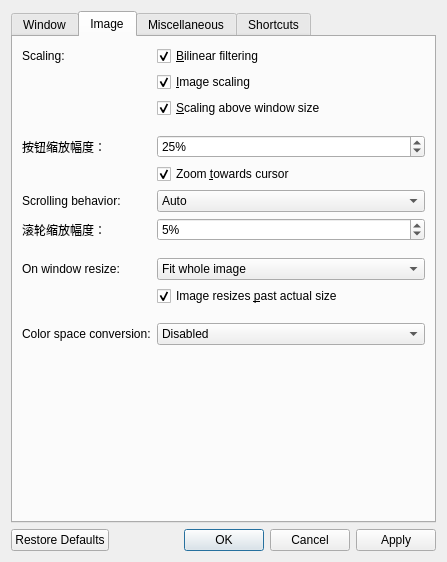
<?xml version="1.0" encoding="UTF-8"?>
<ui version="4.0">
 <class>QVOptionsDialog</class>
 <widget class="QDialog" name="QVOptionsDialog">
  <property name="windowModality">
   <enum>Qt::WindowModality::NonModal</enum>
  </property>
  <property name="geometry">
   <rect>
    <x>0</x>
    <y>0</y>
    <width>447</width>
    <height>562</height>
   </rect>
  </property>
  <property name="windowTitle">
   <string>Settings</string>
  </property>
  <layout class="QVBoxLayout" name="verticalLayout">
   <item>
    <widget class="QTabWidget" name="tabWidget">
     <property name="focusPolicy">
      <enum>Qt::FocusPolicy::NoFocus</enum>
     </property>
     <property name="currentIndex">
      <number>1</number>
     </property>
     <widget class="QWidget" name="window">
      <property name="layoutDirection">
       <enum>Qt::LayoutDirection::LeftToRight</enum>
      </property>
      <attribute name="title">
       <string>Window</string>
      </attribute>
      <layout class="QFormLayout" name="formLayout">
       <item row="0" column="0">
        <widget class="QCheckBox" name="bgColorCheckbox">
         <property name="text">
          <string>Back&amp;ground color:</string>
         </property>
         <property name="checked">
          <bool>true</bool>
         </property>
        </widget>
       </item>
       <item row="0" column="1">
        <widget class="QPushButton" name="bgColorButton">
         <property name="focusPolicy">
          <enum>Qt::FocusPolicy::NoFocus</enum>
         </property>
        </widget>
       </item>
       <item row="1" column="0">
        <widget class="QLabel" name="label">
         <property name="toolTip">
          <string>Changes the amount of information displayed in the titlebar</string>
         </property>
         <property name="text">
          <string>Titlebar text:</string>
         </property>
        </widget>
       </item>
       <item row="1" column="1">
        <widget class="QRadioButton" name="titlebarRadioButton0">
         <property name="text">
          <string>&amp;Basic</string>
         </property>
        </widget>
       </item>
       <item row="2" column="1">
        <widget class="QRadioButton" name="titlebarRadioButton1">
         <property name="text">
          <string>&amp;Minimal</string>
         </property>
         <property name="checked">
          <bool>true</bool>
         </property>
        </widget>
       </item>
       <item row="3" column="1">
        <widget class="QRadioButton" name="titlebarRadioButton2">
         <property name="text">
          <string>&amp;Practical</string>
         </property>
        </widget>
       </item>
       <item row="4" column="1">
        <widget class="QRadioButton" name="titlebarRadioButton3">
         <property name="text">
          <string>&amp;Verbose</string>
         </property>
        </widget>
       </item>
       <item row="5" column="1">
        <spacer name="horizontalSpacer_4">
         <property name="orientation">
          <enum>Qt::Orientation::Horizontal</enum>
         </property>
         <property name="sizeHint" stdset="0">
          <size>
           <width>40</width>
           <height>5</height>
          </size>
         </property>
        </spacer>
       </item>
       <item row="6" column="1">
        <widget class="QComboBox" name="windowResizeComboBox">
         <property name="toolTip">
          <string>Control when the window should resize to fit the image's actual size</string>
         </property>
         <property name="currentIndex">
          <number>0</number>
         </property>
         <item>
          <property name="text">
           <string>Never</string>
          </property>
         </item>
         <item>
          <property name="text">
           <string>When launching</string>
          </property>
         </item>
         <item>
          <property name="text">
           <string>When opening images</string>
          </property>
         </item>
        </widget>
       </item>
       <item row="6" column="0">
        <widget class="QLabel" name="label_6">
         <property name="toolTip">
          <string>Control when the window should resize to fit the image's actual size</string>
         </property>
         <property name="text">
          <string>Window matches image size:</string>
         </property>
        </widget>
       </item>
       <item row="7" column="1">
        <widget class="QSpinBox" name="minWindowResizeSpinBox">
         <property name="toolTip">
          <string>Control the minimum size that the window should reach when matching the image's actual size</string>
         </property>
         <property name="suffix">
          <string>% of screen size</string>
         </property>
         <property name="minimum">
          <number>0</number>
         </property>
         <property name="maximum">
          <number>100</number>
         </property>
         <property name="singleStep">
          <number>5</number>
         </property>
         <property name="value">
          <number>20</number>
         </property>
        </widget>
       </item>
       <item row="7" column="0">
        <widget class="QLabel" name="minWindowResizeLabel">
         <property name="text">
          <string>Minimum size:</string>
         </property>
        </widget>
       </item>
       <item row="8" column="1">
        <widget class="QSpinBox" name="maxWindowResizeSpinBox">
         <property name="toolTip">
          <string>Control the maximum size that the window should reach when matching the image's actual size</string>
         </property>
         <property name="suffix">
          <string>% of screen size</string>
         </property>
         <property name="minimum">
          <number>0</number>
         </property>
         <property name="maximum">
          <number>100</number>
         </property>
         <property name="singleStep">
          <number>5</number>
         </property>
         <property name="value">
          <number>70</number>
         </property>
        </widget>
       </item>
       <item row="8" column="0">
        <widget class="QLabel" name="maxWindowResizeLabel">
         <property name="toolTip">
          <string>Control the maximum size that the window should reach when matching the image's actual size</string>
         </property>
         <property name="text">
          <string>Maximum size:</string>
         </property>
        </widget>
       </item>
       <item row="9" column="1">
        <spacer name="horizontalSpacer_3">
         <property name="orientation">
          <enum>Qt::Orientation::Horizontal</enum>
         </property>
         <property name="sizeHint" stdset="0">
          <size>
           <width>40</width>
           <height>5</height>
          </size>
         </property>
        </spacer>
       </item>
       <item row="10" column="1">
        <widget class="QCheckBox" name="menubarCheckbox">
         <property name="text">
          <string>Show menubar</string>
         </property>
        </widget>
       </item>
       <item row="11" column="1">
        <widget class="QCheckBox" name="detailsInFullscreen">
         <property name="toolTip">
          <string>Choose whether or not to display the titlebar text while in fullscreen</string>
         </property>
         <property name="text">
          <string>Show titlebar text in fullscreen</string>
         </property>
        </widget>
       </item>
       <item row="12" column="1">
        <widget class="QCheckBox" name="darkTitlebarCheckbox">
         <property name="toolTip">
          <string>Choose whether or not the titlebar should always be dark regardless of your chosen macOS appearance</string>
         </property>
         <property name="text">
          <string>&amp;Titlebar always dark</string>
         </property>
         <property name="checked">
          <bool>true</bool>
         </property>
        </widget>
       </item>
       <item row="13" column="1">
        <widget class="QCheckBox" name="quitOnLastWindowCheckbox">
         <property name="text">
          <string>&amp;Quit on last window closed</string>
         </property>
        </widget>
       </item>
      </layout>
     </widget>
     <widget class="QWidget" name="image">
      <attribute name="title">
       <string>Image</string>
      </attribute>
      <layout class="QFormLayout" name="formLayout_4">
       <item row="0" column="0">
        <widget class="QLabel" name="label_2">
         <property name="text">
          <string>Scaling:</string>
         </property>
        </widget>
       </item>
       <item row="0" column="1">
        <widget class="QCheckBox" name="filteringCheckbox">
         <property name="toolTip">
          <string>Turn this off to see individual pixels</string>
         </property>
         <property name="text">
          <string>&amp;Bilinear filtering</string>
         </property>
         <property name="checked">
          <bool>true</bool>
         </property>
        </widget>
       </item>
       <item row="1" column="1">
        <widget class="QCheckBox" name="scalingCheckbox">
         <property name="toolTip">
          <string>Images appear aliased (having jagged edges) without this, but it is faster</string>
         </property>
         <property name="text">
          <string>&amp;Image scaling</string>
         </property>
         <property name="checked">
          <bool>true</bool>
         </property>
        </widget>
       </item>
       <item row="2" column="1">
        <widget class="QCheckBox" name="scalingTwoCheckbox">
         <property name="toolTip">
          <string>Choose whether or not the image continues to be scaled when zooming above the window size (can be laggier with large images)</string>
         </property>
         <property name="text">
          <string>&amp;Scaling above window size</string>
         </property>
         <property name="checked">
          <bool>true</bool>
         </property>
        </widget>
       </item>
       <item row="3" column="1">
        <spacer name="horizontalSpacer_2">
         <property name="orientation">
          <enum>Qt::Orientation::Horizontal</enum>
         </property>
         <property name="sizeHint" stdset="0">
          <size>
           <width>40</width>
           <height>5</height>
          </size>
         </property>
        </spacer>
       </item>
       <item row="4" column="0">
        <widget class="QLabel" name="label_3">
         <property name="toolTip">
          <string>工具栏和键盘每次缩放的幅度</string>
         </property>
         <property name="text">
          <string>按钮缩放幅度：</string>
         </property>
        </widget>
       </item>
       <item row="4" column="1">
        <widget class="QSpinBox" name="scaleFactorSpinBox">
         <property name="toolTip">
          <string>工具栏和键盘每次缩放的幅度</string>
         </property>
         <property name="suffix">
          <string notr="true">%</string>
         </property>
         <property name="minimum">
          <number>1</number>
         </property>
         <property name="maximum">
          <number>200</number>
         </property>
         <property name="singleStep">
          <number>5</number>
         </property>
         <property name="value">
          <number>25</number>
         </property>
        </widget>
       </item>
       <item row="5" column="1">
        <widget class="QCheckBox" name="cursorZoomCheckbox">
         <property name="toolTip">
          <string>Choose whether or not zooming in and out above 100% zoom will zoom towards the cursor</string>
         </property>
         <property name="text">
          <string>Zoom &amp;towards cursor</string>
         </property>
         <property name="checked">
          <bool>true</bool>
         </property>
        </widget>
       </item>
       <item row="6" column="1">
        <widget class="QComboBox" name="scrollZoomsComboBox">
         <property name="currentText">
          <string>Auto</string>
         </property>
         <property name="currentIndex">
          <number>1</number>
         </property>
         <item>
          <property name="text">
           <string>Zoom</string>
          </property>
         </item>
         <item>
          <property name="text">
           <string>Auto</string>
          </property>
         </item>
         <item>
          <property name="text">
           <string>Scroll</string>
          </property>
         </item>
        </widget>
       </item>
       <item row="6" column="0">
        <widget class="QLabel" name="label_9">
         <property name="toolTip">
          <string>When enabled, the scrolling action zooms the image</string>
         </property>
         <property name="text">
          <string>Scrolling behavior:</string>
         </property>
        </widget>
       </item>
       <item row="9" column="1">
        <widget class="QComboBox" name="cropModeComboBox">
         <property name="sizePolicy">
          <sizepolicy hsizetype="Preferred" vsizetype="Preferred">
           <horstretch>0</horstretch>
           <verstretch>0</verstretch>
          </sizepolicy>
         </property>
         <property name="toolTip">
          <string>Ignores select sides of an image when fitting to window (some sides will extend beyond the window boundaries)</string>
         </property>
         <item>
          <property name="text">
           <string>Fit whole image</string>
          </property>
         </item>
         <item>
          <property name="text">
           <string>Fit height</string>
          </property>
         </item>
         <item>
          <property name="text">
           <string>Fit width</string>
          </property>
         </item>
        </widget>
       </item>
       <item row="9" column="0">
        <widget class="QLabel" name="cropModeLabel">
         <property name="toolTip">
          <string>Ignores select sides of an image when fitting to window (some sides will extend beyond the window boundaries)</string>
         </property>
         <property name="text">
          <string>On window resize:</string>
         </property>
        </widget>
       </item>
       <item row="10" column="1">
        <widget class="QCheckBox" name="pastActualSizeCheckbox">
         <property name="toolTip">
          <string>Stop the image from going past its actual size when resizing the window - you can still zoom past it though</string>
         </property>
         <property name="text">
          <string>Image resizes &amp;past actual size</string>
         </property>
         <property name="checked">
          <bool>true</bool>
         </property>
        </widget>
       </item>
       <item row="11" column="1">
        <spacer name="horizontalSpacer_9">
         <property name="orientation">
          <enum>Qt::Orientation::Horizontal</enum>
         </property>
         <property name="sizeHint" stdset="0">
          <size>
           <width>40</width>
           <height>5</height>
          </size>
         </property>
        </spacer>
       </item>
       <item row="12" column="1">
        <widget class="QComboBox" name="colorSpaceConversionComboBox">
         <property name="sizePolicy">
          <sizepolicy hsizetype="Preferred" vsizetype="Preferred">
           <horstretch>0</horstretch>
           <verstretch>0</verstretch>
          </sizepolicy>
         </property>
         <item>
          <property name="text">
           <string>Disabled</string>
          </property>
         </item>
         <item>
          <property name="text">
           <string>Auto-detect</string>
          </property>
         </item>
         <item>
          <property name="text">
           <string>sRGB</string>
          </property>
         </item>
         <item>
          <property name="text">
           <string>Display P3</string>
          </property>
         </item>
        </widget>
       </item>
       <item row="12" column="0">
        <widget class="QLabel" name="colorSpaceConversionLabel">
         <property name="text">
          <string>Color space conversion:</string>
         </property>
        </widget>
       </item>
       <item row="7" column="0">
        <widget class="QLabel" name="wheelZoomPercentLabel">
         <property name="text">
          <string>滚轮缩放幅度：</string>
         </property>
        </widget>
       </item>
       <item row="7" column="1">
        <widget class="QSpinBox" name="wheelZoomPercentSpinBox">
         <property name="toolTip">
          <string>每格滚轮的缩放比例，小幅滚动会按比例缩放</string>
         </property>
         <property name="suffix">
          <string notr="true">%</string>
         </property>
         <property name="minimum">
          <number>1</number>
         </property>
         <property name="maximum">
          <number>50</number>
         </property>
         <property name="value">
          <number>5</number>
         </property>
        </widget>
       </item>
       <item row="8" column="1">
        <spacer name="horizontalSpacer">
         <property name="orientation">
          <enum>Qt::Orientation::Horizontal</enum>
         </property>
         <property name="sizeHint" stdset="0">
          <size>
           <width>40</width>
           <height>5</height>
          </size>
         </property>
        </spacer>
       </item>
      </layout>
     </widget>
     <widget class="QWidget" name="misc">
      <attribute name="title">
       <string>Miscellaneous</string>
      </attribute>
      <layout class="QFormLayout" name="formLayout_3">
       <item row="0" column="0">
        <widget class="QLabel" name="langComboLabel">
         <property name="text">
          <string>Language:</string>
         </property>
        </widget>
       </item>
       <item row="0" column="1">
        <widget class="QComboBox" name="langComboBox"/>
       </item>
       <item row="1" column="0">
        <widget class="QLabel" name="label_8">
         <property name="text">
          <string>Sort files by:</string>
         </property>
        </widget>
       </item>
       <item row="1" column="1">
        <widget class="QComboBox" name="sortComboBox">
         <item>
          <property name="text">
           <string>Name</string>
          </property>
         </item>
         <item>
          <property name="text">
           <string>Date Modified</string>
          </property>
         </item>
         <item>
          <property name="text">
           <string>Date Created</string>
          </property>
         </item>
         <item>
          <property name="text">
           <string>Size</string>
          </property>
         </item>
         <item>
          <property name="text">
           <string>Type</string>
          </property>
         </item>
         <item>
          <property name="text">
           <string>Random</string>
          </property>
         </item>
        </widget>
       </item>
       <item row="2" column="1">
        <widget class="QRadioButton" name="descendingRadioButton0">
         <property name="text">
          <string>A&amp;scending</string>
         </property>
         <property name="checked">
          <bool>true</bool>
         </property>
        </widget>
       </item>
       <item row="3" column="1">
        <widget class="QRadioButton" name="descendingRadioButton1">
         <property name="text">
          <string>D&amp;escending</string>
         </property>
        </widget>
       </item>
       <item row="4" column="1">
        <spacer name="horizontalSpacer_6">
         <property name="orientation">
          <enum>Qt::Orientation::Horizontal</enum>
         </property>
         <property name="sizeHint" stdset="0">
          <size>
           <width>40</width>
           <height>5</height>
          </size>
         </property>
        </spacer>
       </item>
       <item row="5" column="0">
        <widget class="QLabel" name="label_7">
         <property name="toolTip">
          <string>Controls the amount of images preloaded</string>
         </property>
         <property name="text">
          <string>Preloading:</string>
         </property>
        </widget>
       </item>
       <item row="5" column="1">
        <widget class="QComboBox" name="preloadingComboBox">
         <property name="toolTip">
          <string>Controls the amount of images preloaded</string>
         </property>
         <property name="currentIndex">
          <number>0</number>
         </property>
         <item>
          <property name="text">
           <string>Disabled</string>
          </property>
         </item>
         <item>
          <property name="text">
           <string>Adjacent</string>
          </property>
         </item>
         <item>
          <property name="text">
           <string>Extended</string>
          </property>
         </item>
        </widget>
       </item>
       <item row="6" column="1">
        <widget class="QCheckBox" name="loopFoldersCheckbox">
         <property name="toolTip">
          <string>Controls whether or not qView should go back to the first item after reaching the end of a folder</string>
         </property>
         <property name="text">
          <string>&amp;Loop through folders</string>
         </property>
         <property name="checked">
          <bool>true</bool>
         </property>
        </widget>
       </item>
       <item row="7" column="1">
        <spacer name="horizontalSpacer_5">
         <property name="orientation">
          <enum>Qt::Orientation::Horizontal</enum>
         </property>
         <property name="sizeHint" stdset="0">
          <size>
           <width>40</width>
           <height>5</height>
          </size>
         </property>
        </spacer>
       </item>
       <item row="8" column="0">
        <widget class="QLabel" name="label_4">
         <property name="text">
          <string>Slideshow direction:</string>
         </property>
        </widget>
       </item>
       <item row="8" column="1">
        <widget class="QComboBox" name="slideshowDirectionComboBox">
         <item>
          <property name="text">
           <string>Forward</string>
          </property>
         </item>
         <item>
          <property name="text">
           <string>Backward</string>
          </property>
         </item>
        </widget>
       </item>
       <item row="9" column="0">
        <widget class="QLabel" name="label_5">
         <property name="text">
          <string>Slideshow timer:</string>
         </property>
        </widget>
       </item>
       <item row="9" column="1">
        <widget class="QDoubleSpinBox" name="slideshowTimerSpinBox">
         <property name="suffix">
          <string> sec</string>
         </property>
         <property name="decimals">
          <number>1</number>
         </property>
         <property name="minimum">
          <double>0.100000000000000</double>
         </property>
         <property name="maximum">
          <double>999.899999999999977</double>
         </property>
         <property name="singleStep">
          <double>0.100000000000000</double>
         </property>
        </widget>
       </item>
       <item row="10" column="1">
        <spacer name="horizontalSpacer_7">
         <property name="orientation">
          <enum>Qt::Orientation::Horizontal</enum>
         </property>
         <property name="sizeHint" stdset="0">
          <size>
           <width>40</width>
           <height>5</height>
          </size>
         </property>
        </spacer>
       </item>
       <item row="14" column="1">
        <widget class="QCheckBox" name="mimeContentDetectionCheckbox">
         <property name="toolTip">
          <string>Detect supported files in folder even if extension isn't recognized (may be slow with larger/network folders)</string>
         </property>
         <property name="text">
          <string>Allow &amp;MIME content detection</string>
         </property>
        </widget>
       </item>
       <item row="15" column="1">
        <widget class="QCheckBox" name="saveRecentsCheckbox">
         <property name="text">
          <string>Save &amp;recent files</string>
         </property>
        </widget>
       </item>
       <item row="16" column="1">
        <widget class="QCheckBox" name="updateCheckbox">
         <property name="text">
          <string extracomment="The notifications are for new qView releases">&amp;Update notifications on startup</string>
         </property>
        </widget>
       </item>
       <item row="17" column="1">
        <widget class="QCheckBox" name="skipHiddenCheckbox">
         <property name="toolTip">
          <string>Skip hidden files when browsing to the next/previous file</string>
         </property>
         <property name="text">
          <string extracomment="Don't view files with 'hidden' attribute">Skip hidden files</string>
         </property>
        </widget>
       </item>
       <item row="11" column="1">
        <widget class="QComboBox" name="afterDeletionComboBox">
         <property name="currentIndex">
          <number>1</number>
         </property>
         <item>
          <property name="text">
           <string>Move Back</string>
          </property>
         </item>
         <item>
          <property name="text">
           <string>Do Nothing</string>
          </property>
         </item>
         <item>
          <property name="text">
           <string>Move Forward</string>
          </property>
         </item>
        </widget>
       </item>
       <item row="11" column="0">
        <widget class="QLabel" name="label_10">
         <property name="text">
          <string>After deletion:</string>
         </property>
        </widget>
       </item>
       <item row="12" column="1">
        <widget class="QCheckBox" name="askDeleteCheckbox">
         <property name="text">
          <string>&amp;Ask before deleting files</string>
         </property>
        </widget>
       </item>
       <item row="13" column="1">
        <spacer name="horizontalSpacer_8">
         <property name="orientation">
          <enum>Qt::Orientation::Horizontal</enum>
         </property>
         <property name="sizeHint" stdset="0">
          <size>
           <width>40</width>
           <height>5</height>
          </size>
         </property>
        </spacer>
       </item>
      </layout>
     </widget>
     <widget class="QWidget" name="shortcuts">
      <attribute name="title">
       <string>Shortcuts</string>
      </attribute>
      <layout class="QVBoxLayout" name="verticalLayout_2">
       <item>
        <widget class="QTableWidget" name="shortcutsTable">
         <property name="editTriggers">
          <set>QAbstractItemView::EditTrigger::NoEditTriggers</set>
         </property>
         <property name="alternatingRowColors">
          <bool>true</bool>
         </property>
         <property name="selectionMode">
          <enum>QAbstractItemView::SelectionMode::SingleSelection</enum>
         </property>
         <property name="selectionBehavior">
          <enum>QAbstractItemView::SelectionBehavior::SelectRows</enum>
         </property>
         <property name="showGrid">
          <bool>false</bool>
         </property>
         <property name="rowCount">
          <number>0</number>
         </property>
         <property name="columnCount">
          <number>2</number>
         </property>
         <attribute name="horizontalHeaderCascadingSectionResizes">
          <bool>true</bool>
         </attribute>
         <attribute name="horizontalHeaderDefaultSectionSize">
          <number>150</number>
         </attribute>
         <attribute name="horizontalHeaderHighlightSections">
          <bool>false</bool>
         </attribute>
         <attribute name="horizontalHeaderStretchLastSection">
          <bool>true</bool>
         </attribute>
         <attribute name="verticalHeaderVisible">
          <bool>false</bool>
         </attribute>
         <column>
          <property name="text">
           <string>Action</string>
          </property>
         </column>
         <column>
          <property name="text">
           <string>Shortcuts</string>
          </property>
         </column>
        </widget>
       </item>
      </layout>
     </widget>
    </widget>
   </item>
   <item>
    <widget class="QDialogButtonBox" name="buttonBox">
     <property name="focusPolicy">
      <enum>Qt::FocusPolicy::NoFocus</enum>
     </property>
     <property name="orientation">
      <enum>Qt::Orientation::Horizontal</enum>
     </property>
     <property name="standardButtons">
      <set>QDialogButtonBox::StandardButton::Apply|QDialogButtonBox::StandardButton::Cancel|QDialogButtonBox::StandardButton::Ok|QDialogButtonBox::StandardButton::RestoreDefaults</set>
     </property>
    </widget>
   </item>
  </layout>
 </widget>
 <resources/>
 <connections>
  <connection>
   <sender>buttonBox</sender>
   <signal>rejected()</signal>
   <receiver>QVOptionsDialog</receiver>
   <slot>reject()</slot>
   <hints>
    <hint type="sourcelabel">
     <x>325</x>
     <y>332</y>
    </hint>
    <hint type="destinationlabel">
     <x>286</x>
     <y>274</y>
    </hint>
   </hints>
  </connection>
  <connection>
   <sender>buttonBox</sender>
   <signal>accepted()</signal>
   <receiver>QVOptionsDialog</receiver>
   <slot>accept()</slot>
   <hints>
    <hint type="sourcelabel">
     <x>257</x>
     <y>332</y>
    </hint>
    <hint type="destinationlabel">
     <x>157</x>
     <y>274</y>
    </hint>
   </hints>
  </connection>
 </connections>
</ui>
